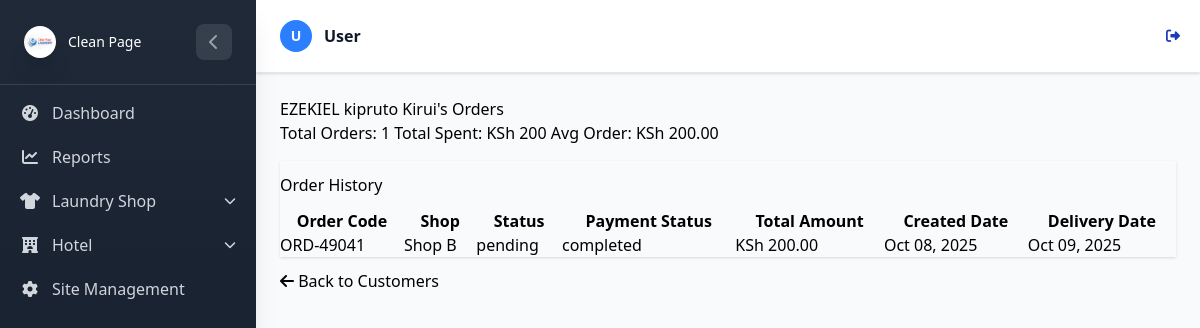
Page /Laundry/customer/1/orders/ (signed in) on the earlier database version.
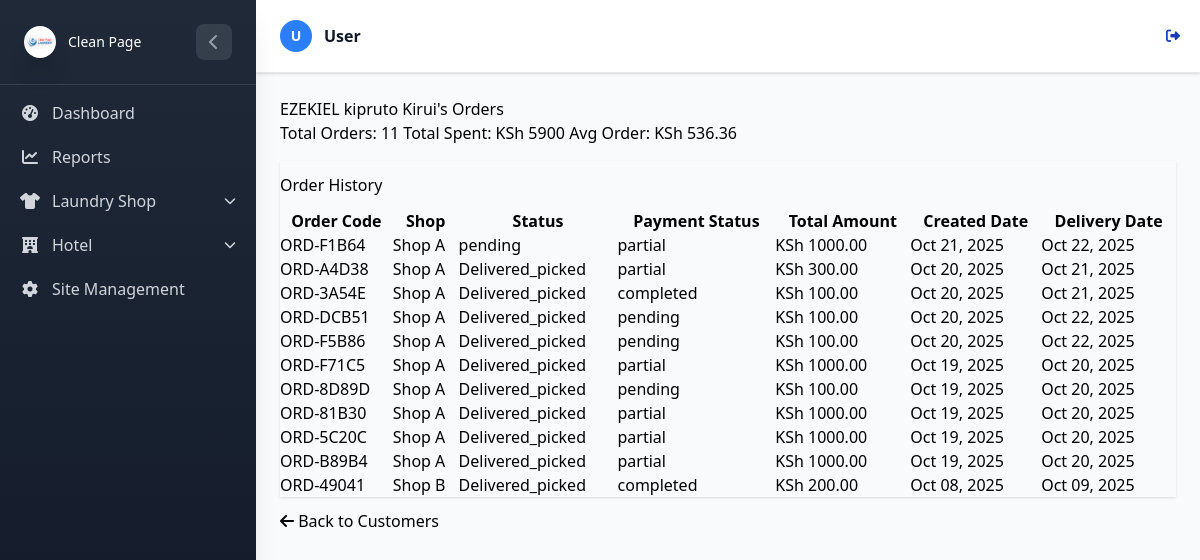
Same page on the later database version.
### LaundryApp/models.py (models this page shows, shortened)
class UserProfile(AbstractUser):
    username = None
    email = models.EmailField(unique=True)
    USERNAME_FIELD = 'email'
    REQUIRED_FIELDS = []
    USER_TYPE_CHOICES = (
        ('admin', 'Admin'),
        ('staff', 'Staff'),
    )
    user_type = models.CharField(max_length=20, choices=USER_TYPE_CHOICES, db_index=True)
    objects = CustomUserManager()

class Customer(models.Model):
    name = models.CharField(max_length=200, db_index=True)
    phone = PhoneNumberField(region="KE", unique=True, db_index=True)
    address = models.CharField(max_length=255, default='', blank=True)
    created_by = models.ForeignKey(
    UserProfile,
        on_delete=models.CASCADE,
        null=True
    )

class Order(models.Model):
    customer = models.ForeignKey(
        Customer, on_delete=models.CASCADE, related_name='orders', db_index=True
    )
    uniquecode = models.CharField(max_length=10, unique=True, blank=True, editable=False)
    PAYMENT_TYPE_CHOICES = (
        ('cash', 'Cash'),
        ('mpesa', 'M-Pesa'),
        ('card', 'Credit/Debit Card'),
        ('bank_transfer', 'Bank Transfer'),
        ('other', 'Other'),
    )
    payment_type = models.CharField(max_length=50, choices=PAYMENT_TYPE_CHOICES,
                                    default='pending_payment', blank=True, db_index=True)
    PAYMENT_STATUS_CHOICES = (
        ('pending', 'pending'),
        ('completed', 'complete'),
        ('partial', 'partial'),
    )
    payment_status = models.CharField(max_length=50, choices=PAYMENT_STATUS_CHOICES,
                                      default='pending', blank=True, db_index=True)
    SHOP_CHOICE = (
        ('Shop A', 'Shop A'),
        ('Shop B', 'Shop B'),
    )
    shop = models.CharField(max_length=50, choices=SHOP_CHOICE, db_index=True)
    delivery_date = models.DateField(db_index=True)
    ORDER_STATUS_CHOICES = (
        ('pending', 'Pending'),
        ('Completed', 'Completed'),
        ('Delivered_picked', 'Delivered_picked'),
    )
    order_status = models.CharField(max_length=50, choices=ORDER_STATUS_CHOICES,
                                    default='pending', db_index=True)
    addressdetails = models.TextField(default='', blank=True)
    amount_paid = models.DecimalField(max_digits=12, decimal_places=2, default=0)
    total_price = models.DecimalField(max_digits=12, decimal_places=2, default=0, editable=False)
    balance = models.DecimalField(max_digits=12, decimal_places=2, default=0)
    created_at = models.DateTimeField(auto_now_add=True, db_index=True)
    previous_order_status = models.CharField(max_length=50, blank=True, null=True)
    class Meta:
        verbose_name = "Order"
        verbose_name_plural = "Orders"
        ordering = ['-created_at']
        indexes = [
            models.Index(fields=['order_status']),
            models.Index(fields=['payment_status']),
            models.Index(fields=['delivery_date']),
            models.Index(fields=['shop']),
        ]

### LaundryApp/View/customers.py (the view)
# urls.py: path('customer/<int:pk>/orders/', customers.customer_orders, name='customer_orders'),
@login_required
@shop_required
def customer_orders(request, pk):
    customer = get_object_or_404(Customer, pk=pk)
    if not check_customer_permission(request, customer):
        messages.error(request, "You don't have permission to view this customer's orders.")
        return redirect('laundry:customer_management')
    orders = customer.orders.all()
    orders = apply_order_permissions(orders, request)
    total_orders = orders.count()
    total_spent = orders.aggregate(total=Sum('total_price'))['total'] or 0
    avg_order_value = total_spent / total_orders if total_orders > 0 else 0
    paginator = Paginator(orders, 15)
    page_number = request.GET.get('page')
    try:
        page_obj = paginator.page(page_number)
    except PageNotAnInteger:
        page_obj = paginator.page(1)
    except EmptyPage:
        page_obj = paginator.page(paginator.num_pages)
    context = {
        'customer': customer,
        'orders': page_obj,
        'total_orders': total_orders,
        'total_spent': total_spent,
        'avg_order_value': avg_order_value,
    }
    return render(request, 'Customer/customer_orders.html', context)

### LaundryApp/templates/Customer/customer_orders.html (shortened to what this page needs)
{% extends "base.html" %}
{% block content %}
<div class="container-fluid">
    <div class="d-sm-flex align-items-center justify-content-between mb-4">
        <h1 class="h3 mb-0">{{ customer.name }}'s Orders</h1>
        <div>
            <span class="badge bg-primary">Total Orders: {{ total_orders }}</span>
            <span class="badge bg-success">Total Spent: KSh {{ total_spent }}</span>
            <span class="badge bg-info">Avg Order: KSh {{ avg_order_value|floatformat:2 }}</span>
        </div>
    </div>
    <div class="card shadow">
        <div class="card-header py-3">
            <h6 class="m-0 font-weight-bold text-primary">Order History</h6>
        </div>
        <div class="card-body">
            <div class="table-responsive">
                <table class="table table-bordered" width="100%" cellspacing="0">
                    <thead class="thead-dark">
                        <tr>
                            <th>Order Code</th>
                            <th>Shop</th>
                            <th>Status</th>
                            <th>Payment Status</th>
                            <th>Total Amount</th>
                            <th>Created Date</th>
                            <th>Delivery Date</th>
                        </tr>
                    </thead>
                    <tbody>
                        {% for order in orders %}
                        <tr>
                            <td>{{ order.uniquecode }}</td>
                            <td>{{ order.shop }}</td>
                            <td>
                                <span
                                    class="badge bg-{% if order.order_status == 'Completed' %}success{% elif order.order_status == 'Delivered' %}info{% else %}warning{% endif %}">
                                    {{ order.order_status }}
                                </span>
                            </td>
                            <td>
                                <span
                                    class="badge bg-{% if order.payment_status == 'completed' %}success{% else %}warning{% endif %}">
                                    {{ order.payment_status }}
                                </span>
                            </td>
                            <td>KSh {{ order.total_price }}</td>
                            <td>{{ order.created_at|date:"M d, Y" }}</td>
                            <td>{{ order.delivery_date|date:"M d, Y" }}</td>
                        </tr>
                        {% empty %}
                        <tr>
                            <td colspan="7" class="text-center">No orders found for this customer</td>
                        </tr>
                        {% endfor %}
                    </tbody>
                </table>
            </div>
        </div>
    </div>
    <div class="mt-3">
        <a href="{% url 'laundry:customer_management' %}" class="btn btn-secondary">
            <i class="fas fa-arrow-left"></i> Back to Customers
        </a>
    </div>
</div>
{% endblock %}

### LaundryApp/templates/base.html (shortened to what this page needs)
{% load static tailwind_tags %}
{% load static %}
<!DOCTYPE html>
<html lang="en">
<head>
    {% tailwind_css %}
    <link rel="stylesheet" href="https://cdnjs.cloudflare.com/ajax/libs/font-awesome/6.4.0/css/all.min.css">
    <link rel="stylesheet" href="{% static 'css/dist/styles.css' %}">
</head>
<body class="bg-gray-50 min-h-screen font-sans">
    <div id="sidebar"
        class="sidebar-gradient w-64 fixed top-0 left-0 h-full sidebar-transition z-50 shadow-xl sidebar-mobile-hidden lg:sidebar-mobile-visible">
        <div class="p-4 lg:p-6 border-b border-gray-700">
            <div class="flex items-center justify-between">
                <div class="flex items-center space-x-3">
                    <div class="w-8 h-8 rounded-lg flex items-center justify-center">
                        {% if user.is_authenticated and user.is_superuser %}
                        <div class="rounded-full shadow-xl flex items-center justify-center" style="width:40px;">
                            <img src="{% static 'logos/Clean-page-logo.png' %}" alt="Logo" class=" w-full rounded-full object-contain">
                        </div>
                        {% elif app_type == 'hotel' %}
                        <div class="rounded-full shadow-xl flex items-center justify-center" style="width:40px;">
                            <img src="{% static 'logos/Clean-page-logo.png' %}" alt="Logo" class=" w-full rounded-full object-contain">
                        </div>
                        {% elif app_type == 'laundry' %}
                    <div class="rounded-full shadow-xl flex items-center justify-center" style="width:40px;">
                        <img src="{% static 'logos/Clean-page-logo.png' %}" alt="Logo" class=" w-full rounded-full object-contain">
                    </div>
                        {% else %}
                        <i class="fas fa-building text-white text-sm"></i>
                        {% endif %}
                    </div>
                    <span class="text-white text-sm font-medium sidebar-header-text">
                        {% if user.is_authenticated and user.is_superuser %}
                        <div class="flex items-center space-x-3">
                            <p class="text-white,font-medium font-awesome sidebar-title">Clean Page</p>
                        </div>
                        {% elif app_type == 'hotel' %}
                        Hotel
                        {% elif app_type == 'laundry' %}
                        Clean Page
                        {% else %}
                        Clean Page
                        {% endif %}
                    </span>
                </div>
                {% if user.is_superuser or app_type == 'hotel' or app_type == 'laundry' %}
                <button id="sidebar-toggle" class="sidebar-toggle-btn text-gray-400 hover:text-white lg:flex hidden">
                    <i class="fas fa-chevron-left"></i>
                </button>
                {% endif %}
            </div>
        </div>
        <div class="sidebar-scrollable">
            <nav class="p-2 lg:p-4 space-y-1">
                {% if user.is_authenticated and user.is_superuser %}
                <a href="{% url 'laundry:dashboard' %}"
                    class="flex items-center space-x-3 px-3 py-2 lg:px-4 lg:py-3 text-gray-300 hover:bg-gray-700 hover:text-white rounded-lg transition-colors group"
                    title="Dashboard">
                    <i class="fas fa-tachometer-alt w-5 text-center"></i>
                    <span class="sidebar-text">Dashboard</span>
                </a>
                <a href="{% url 'laundry:laundryapp_dashboard' %}"
                    class="flex items-center space-x-3 px-3 py-2 lg:px-4 lg:py-3 text-gray-300 hover:bg-gray-700 hover:text-white rounded-lg transition-colors group"
                    title="Reports">
                    <i class="fas fa-chart-line w-5 text-center"></i>
                    <span class="sidebar-text">Reports</span>
                </a>
                <div class="dropdown-group" id="laundry-dropdown-group">
                    <div class="dropdown-toggle flex items-center space-x-3 px-3 py-2 lg:px-4 lg:py-3 text-gray-300 hover:bg-gray-700 hover:text-white rounded-lg transition-colors group cursor-pointer"
                        onclick="toggleDropdown('laundry-dropdown', 'laundry')">
                        <i class="fas fa-shirt w-5 text-center"></i>
                        <span class="sidebar-text flex-1">Laundry Shop</span>
                        <i class="fas fa-chevron-down text-xs transition-transform duration-300"></i>
                    </div>
                </div>
                <div class="dropdown-group" id="hotel-dropdown-group">
                    <div class="dropdown-toggle flex items-center space-x-3 px-3 py-2 lg:px-4 lg:py-3 text-gray-300 hover:bg-gray-700 hover:text-white rounded-lg transition-colors group cursor-pointer"
                        onclick="toggleDropdown('hotel-dropdown', 'hotel')">
                        <i class="fas fa-hotel w-5 text-center"></i>
                        <span class="sidebar-text flex-1">Hotel</span>
                        <i class="fas fa-chevron-down text-xs transition-transform duration-300"></i>
                    </div>
                </div>
                <a href="{% url 'laundry:user_management' %}"
                    class="flex items-center space-x-3 px-3 py-2 lg:px-4 lg:py-3 text-gray-300 hover:bg-gray-700 hover:text-white rounded-lg transition-colors group"
                    title="Site Management">
                    <i class="fas fa-cog w-5 text-center"></i>
                    <span class="sidebar-text">Site Management</span>
                </a>
                {% endif %}
            </nav>
        </div>
    </div>
    <div id="main-content"
        class="content-transition min-h-screen content-mobile-full {% if user.is_authenticated %}lg:ml-64{% endif %}">
        <header class="bg-white shadow-sm border-b border-gray-200">
            <div class="flex items-center justify-between px-4 py-3 lg:px-6 lg:py-4">
                <div class="flex items-center space-x-3 p-2">
                    <div class="flex items-center space-x-3">
                        <div class="relative">
                            <div class="w-8 h-8 lg:w-10 lg:h-10 bg-blue-500 rounded-full flex items-center justify-center">
                                <span class="text-white font-semibold text-sm lg:text-base">
                                    {{ user.first_name|first|upper|default:"U" }}
                                </span>
                            </div>
                        </div>
                        <div class="flex flex-col leading-tight">
                            <p class="font-semibold text-gray-900">
                                {{ user.first_name|default:"User" }}
                            </p>
                        </div>
                    </div>
                </div>
                {% if user.is_authenticated %}
                <form method="post" action="{% url 'logout' %}">
                    <button type="submit"
                        class="text-blue-800 hover:text-blue-600 text-sm lg:text-base bg-transparent border-0 cursor-pointer flex items-center">
                        <i class="fas fa-sign-out-alt mr-1"></i>
                    </button>
                </form>
                {% else %}
                <a href="{% url 'login' %}"
                    class="text-blue-800 hover:text-blue-600 text-sm lg:text-base bg-transparent border-0 cursor-pointer flex items-center">
                    <i class="fas fa-sign-in-alt mr-1"></i>
                    <span class="hidden sm:inline">Login</span>
                </a>
                {% endif %}
            </div>
        </header>
        <main class="p-4 lg:p-6">
            {% block content %}{% endblock %}
        </main>
    </div>
</body>
</html>

Differences in the rows shown:
added Order: uniquecode "ORD-F1B64", shop "Shop A", order_status "pending", payment_status "partial", total_price "1000.00", created_at "Oct 21, 2025", delivery_date "Oct 22, 2025"
added Order: uniquecode "ORD-A4D38", shop "Shop A", order_status "Delivered_picked", payment_status "partial", total_price "300.00", created_at "Oct 20, 2025", delivery_date "Oct 21, 2025"
added Order: uniquecode "ORD-3A54E", shop "Shop A", order_status "Delivered_picked", payment_status "completed", total_price "100.00", created_at "Oct 20, 2025", delivery_date "Oct 21, 2025"
added Order: uniquecode "ORD-DCB51", shop "Shop A", order_status "Delivered_picked", payment_status "pending", total_price "100.00", created_at "Oct 20, 2025", delivery_date "Oct 22, 2025"
added Order: uniquecode "ORD-F5B86", shop "Shop A", order_status "Delivered_picked", payment_status "pending", total_price "100.00", created_at "Oct 20, 2025", delivery_date "Oct 22, 2025"
added Order: uniquecode "ORD-F71C5", shop "Shop A", order_status "Delivered_picked", payment_status "partial", total_price "1000.00", created_at "Oct 19, 2025", delivery_date "Oct 20, 2025"
added Order: uniquecode "ORD-8D89D", shop "Shop A", order_status "Delivered_picked", payment_status "pending", total_price "100.00", created_at "Oct 19, 2025", delivery_date "Oct 20, 2025"
added Order: uniquecode "ORD-81B30", shop "Shop A", order_status "Delivered_picked", payment_status "partial", total_price "1000.00", created_at "Oct 19, 2025", delivery_date "Oct 20, 2025"
added Order: uniquecode "ORD-5C20C", shop "Shop A", order_status "Delivered_picked", payment_status "partial", total_price "1000.00", created_at "Oct 19, 2025", delivery_date "Oct 20, 2025"
added Order: uniquecode "ORD-B89B4", shop "Shop A", order_status "Delivered_picked", payment_status "partial", total_price "1000.00", created_at "Oct 19, 2025", delivery_date "Oct 20, 2025"
changed Order "ORD-49041": order_status "pending" → "Delivered_picked"
Other differences:
{{ total_orders }}: "1" → "11"
{{ total_spent }}: "200" → "5900"
{{ avg_order_value|floatformat:2 }}: "200.00" → "536.36"
